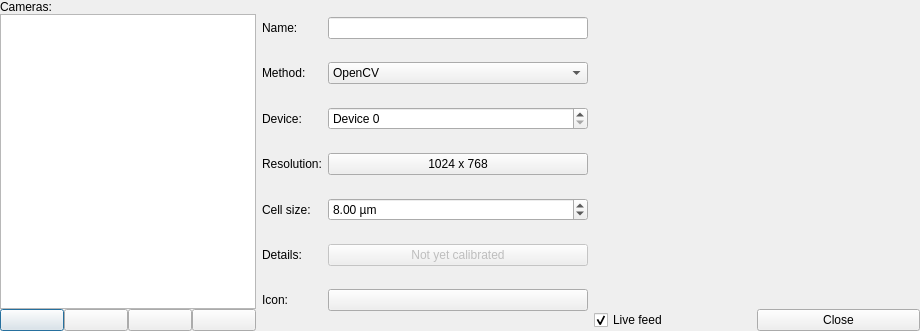
<?xml version="1.0" encoding="UTF-8"?>
<ui version="4.0">
 <class>CameraSettingsDialog</class>
 <widget class="QDialog" name="CameraSettingsDialog">
  <property name="geometry">
   <rect>
    <x>0</x>
    <y>0</y>
    <width>920</width>
    <height>331</height>
   </rect>
  </property>
  <property name="windowTitle">
   <string>Dialog</string>
  </property>
  <property name="windowIcon">
   <iconset resource="../icons.qrc">
    <normaloff>:/oxygen/gui/icons/oxygen/camera-web.png</normaloff>:/oxygen/gui/icons/oxygen/camera-web.png</iconset>
  </property>
  <layout class="QHBoxLayout" name="horizontalLayout_2">
   <property name="spacing">
    <number>6</number>
   </property>
   <property name="margin">
    <number>0</number>
   </property>
   <item>
    <layout class="QVBoxLayout" name="cameraListPanel">
     <property name="spacing">
      <number>0</number>
     </property>
     <item>
      <widget class="QLabel" name="label">
       <property name="text">
        <string>Cameras:</string>
       </property>
      </widget>
     </item>
     <item>
      <widget class="QListWidget" name="listWidget">
       <property name="sizePolicy">
        <sizepolicy hsizetype="Minimum" vsizetype="Expanding">
         <horstretch>0</horstretch>
         <verstretch>0</verstretch>
        </sizepolicy>
       </property>
      </widget>
     </item>
     <item>
      <layout class="QHBoxLayout" name="horizontalLayout">
       <property name="spacing">
        <number>0</number>
       </property>
       <item>
        <widget class="QPushButton" name="addCamera">
         <property name="minimumSize">
          <size>
           <width>16</width>
           <height>0</height>
          </size>
         </property>
         <property name="text">
          <string/>
         </property>
         <property name="icon">
          <iconset resource="../icons.qrc">
           <normaloff>:/oxygen/gui/icons/oxygen/list-add.png</normaloff>:/oxygen/gui/icons/oxygen/list-add.png</iconset>
         </property>
         <property name="iconSize">
          <size>
           <width>16</width>
           <height>16</height>
          </size>
         </property>
        </widget>
       </item>
       <item>
        <widget class="QPushButton" name="removeCamera">
         <property name="minimumSize">
          <size>
           <width>16</width>
           <height>0</height>
          </size>
         </property>
         <property name="text">
          <string/>
         </property>
         <property name="icon">
          <iconset resource="../icons.qrc">
           <normaloff>:/oxygen/gui/icons/oxygen/list-remove.png</normaloff>:/oxygen/gui/icons/oxygen/list-remove.png</iconset>
         </property>
         <property name="iconSize">
          <size>
           <width>16</width>
           <height>16</height>
          </size>
         </property>
        </widget>
       </item>
       <item>
        <widget class="QPushButton" name="loadSetup">
         <property name="minimumSize">
          <size>
           <width>16</width>
           <height>0</height>
          </size>
         </property>
         <property name="text">
          <string/>
         </property>
         <property name="icon">
          <iconset resource="../icons.qrc">
           <normaloff>:/oxygen/gui/icons/oxygen/document-open.png</normaloff>:/oxygen/gui/icons/oxygen/document-open.png</iconset>
         </property>
        </widget>
       </item>
       <item>
        <widget class="QPushButton" name="saveSetup">
         <property name="minimumSize">
          <size>
           <width>16</width>
           <height>0</height>
          </size>
         </property>
         <property name="text">
          <string/>
         </property>
         <property name="icon">
          <iconset resource="../icons.qrc">
           <normaloff>:/oxygen/gui/icons/oxygen/document-save.png</normaloff>:/oxygen/gui/icons/oxygen/document-save.png</iconset>
         </property>
        </widget>
       </item>
      </layout>
     </item>
    </layout>
   </item>
   <item>
    <layout class="QFormLayout" name="cameraSettingsPanel">
     <property name="fieldGrowthPolicy">
      <enum>QFormLayout::AllNonFixedFieldsGrow</enum>
     </property>
     <item row="0" column="0">
      <widget class="QLabel" name="label_2">
       <property name="text">
        <string>Name:</string>
       </property>
      </widget>
     </item>
     <item row="0" column="1">
      <widget class="QLineEdit" name="camName"/>
     </item>
     <item row="1" column="0">
      <widget class="QLabel" name="label_3">
       <property name="text">
        <string>Method:</string>
       </property>
      </widget>
     </item>
     <item row="1" column="1">
      <widget class="QComboBox" name="comboBox">
       <item>
        <property name="text">
         <string>OpenCV</string>
        </property>
       </item>
      </widget>
     </item>
     <item row="2" column="0">
      <widget class="QLabel" name="label_4">
       <property name="text">
        <string>Device:</string>
       </property>
      </widget>
     </item>
     <item row="2" column="1">
      <widget class="QSpinBox" name="spinBox">
       <property name="prefix">
        <string>Device </string>
       </property>
       <property name="maximum">
        <number>2</number>
       </property>
      </widget>
     </item>
     <item row="3" column="0">
      <widget class="QLabel" name="label_5">
       <property name="text">
        <string>Resolution:</string>
       </property>
      </widget>
     </item>
     <item row="3" column="1">
      <widget class="QPushButton" name="pushButton">
       <property name="text">
        <string>1024 x 768</string>
       </property>
      </widget>
     </item>
     <item row="4" column="0">
      <widget class="QLabel" name="label_6">
       <property name="text">
        <string>Cell size:</string>
       </property>
      </widget>
     </item>
     <item row="4" column="1">
      <widget class="QDoubleSpinBox" name="doubleSpinBox">
       <property name="suffix">
        <string> µm</string>
       </property>
       <property name="minimum">
        <double>0.100000000000000</double>
       </property>
       <property name="singleStep">
        <double>0.100000000000000</double>
       </property>
       <property name="value">
        <double>8.000000000000000</double>
       </property>
      </widget>
     </item>
     <item row="5" column="0">
      <widget class="QLabel" name="label_7">
       <property name="text">
        <string>Details:</string>
       </property>
      </widget>
     </item>
     <item row="5" column="1">
      <widget class="QPushButton" name="pushButton_2">
       <property name="enabled">
        <bool>false</bool>
       </property>
       <property name="text">
        <string>Not yet calibrated</string>
       </property>
      </widget>
     </item>
     <item row="6" column="1">
      <widget class="QPushButton" name="pushButton_3">
       <property name="text">
        <string/>
       </property>
       <property name="icon">
        <iconset resource="../icons.qrc">
         <normaloff>:/oxygen/gui/icons/oxygen/camera-web.png</normaloff>:/oxygen/gui/icons/oxygen/camera-web.png</iconset>
       </property>
       <property name="iconSize">
        <size>
         <width>32</width>
         <height>32</height>
        </size>
       </property>
      </widget>
     </item>
     <item row="6" column="0">
      <widget class="QLabel" name="label_8">
       <property name="sizePolicy">
        <sizepolicy hsizetype="Preferred" vsizetype="MinimumExpanding">
         <horstretch>0</horstretch>
         <verstretch>0</verstretch>
        </sizepolicy>
       </property>
       <property name="text">
        <string>Icon:</string>
       </property>
      </widget>
     </item>
    </layout>
   </item>
   <item>
    <layout class="QVBoxLayout" name="previewPanel">
     <property name="spacing">
      <number>0</number>
     </property>
     <item>
      <widget class="QWidget" name="widget" native="true">
       <property name="sizePolicy">
        <sizepolicy hsizetype="MinimumExpanding" vsizetype="MinimumExpanding">
         <horstretch>0</horstretch>
         <verstretch>0</verstretch>
        </sizepolicy>
       </property>
       <property name="minimumSize">
        <size>
         <width>240</width>
         <height>0</height>
        </size>
       </property>
      </widget>
     </item>
     <item>
      <layout class="QHBoxLayout" name="horizontalLayout_3">
       <item>
        <widget class="QCheckBox" name="liveFeed">
         <property name="text">
          <string>Live feed</string>
         </property>
         <property name="checked">
          <bool>true</bool>
         </property>
        </widget>
       </item>
       <item>
        <widget class="QPushButton" name="pushButton_4">
         <property name="text">
          <string>Close</string>
         </property>
        </widget>
       </item>
      </layout>
     </item>
    </layout>
   </item>
  </layout>
 </widget>
 <resources>
  <include location="../icons.qrc"/>
 </resources>
 <connections/>
</ui>
